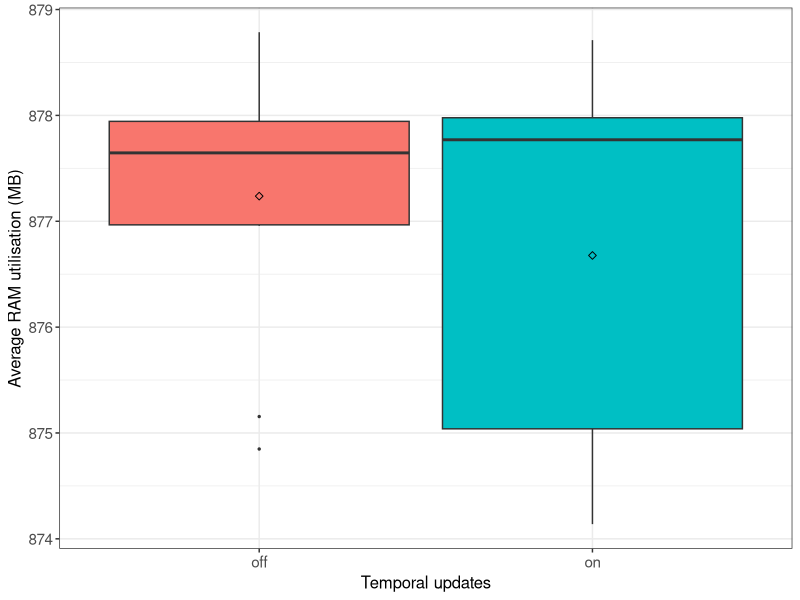
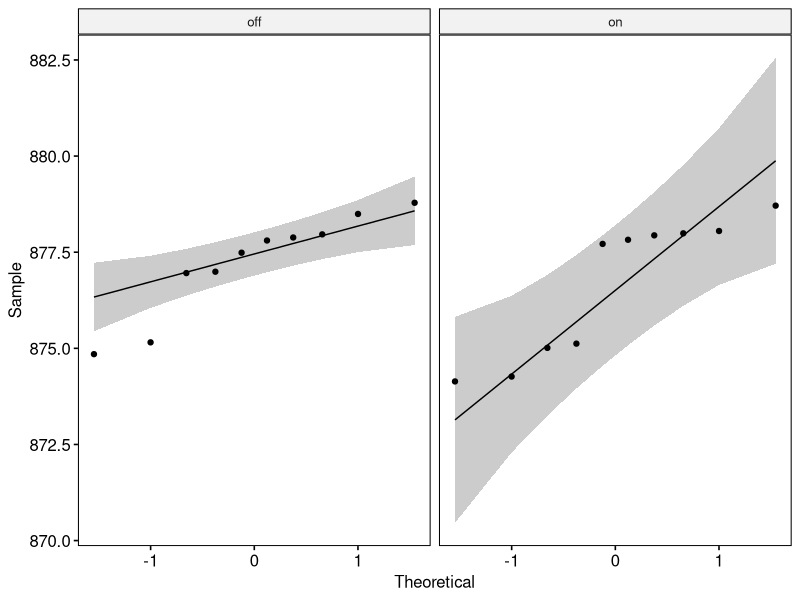

Source code (R) for these figures, in order:
## ---- chunk 1
if (!require('tidyverse')) install.packages('tidyverse', dependencies = TRUE); library('tidyverse')
if (!require('ggpubr')) install.packages('ggpubr', dependencies = TRUE); library('ggpubr')
if (!require('rstatix')) install.packages('rstatix', dependencies = TRUE); library('rstatix')
if (!require('ggplot2')) install.packages('ggplot2', dependencies = TRUE); library('ggplot2')
## ---- chunk 2
data <- read.csv(file = '../../raw_data/test_temporal_updates/run_table.csv')
data$avg_memory_util <- data$avg_memory_util / 1000000
data <- subset(data, select = c(X__run_id, temporal_updates, avg_memory_util))
data$temporal_updates <- as.factor(data$temporal_updates)
data$avg_memory_util <- as.numeric(data$avg_memory_util)
## ---- chunk 3
data %>%
  group_by(temporal_updates) %>%
  get_summary_stats(avg_memory_util, type = "mean_sd")
## ---- chunk 4
ggplot(data, aes(x = temporal_updates, y = avg_memory_util, fill = temporal_updates)) +
  theme_bw() + 
  geom_boxplot(width = 0.9, outlier.size = 0.5) + 
  stat_summary(fun = mean, color = 'black', geom = 'point', shape = 5, size = 1.5) +
  labs(x = "Temporal updates", y = "Average RAM utilisation (MB)") +
  theme(legend.position = 'none') +
  theme(
    axis.title.x = element_text(size = 12, family = 'sans'),
    axis.title.y = element_text(size = 12, family = 'sans'),
    axis.text.x = element_text(size = 11, family = 'sans'),
    axis.text.y = element_text(size = 11, family = 'sans')
  )
## ---- chunk 5
data %>% 
  group_by(temporal_updates) %>%
  identify_outliers(avg_memory_util)
## ---- chunk 6
ggqqplot(data, x = "avg_memory_util", facet.by = "temporal_updates")
## ---- chunk 7
data %>%
  group_by(temporal_updates) %>%
  shapiro_test(avg_memory_util)
## ---- chunk 8
data %>%
  rstatix::wilcox_test(avg_memory_util ~ temporal_updates) %>%
  add_significance()
